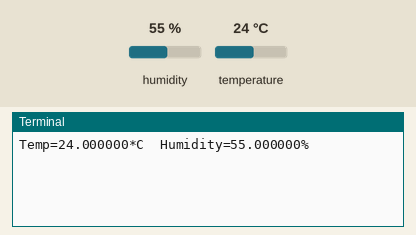
Recording of a program running on a simulated Raspberry Pi (BCM pin numbers). Parts: the last lines printed to the terminal. The inputs (shaded band) are chosen by the test bench; at power-on: humidity 55 %, temperature 24 °C.

Above: at 1.2 s.
1.3 s: humidity set to 22 %
At 2.6 s:
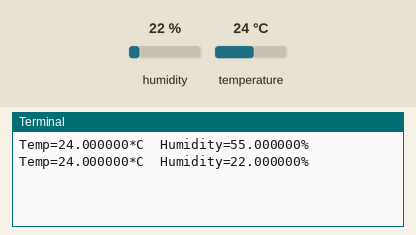
3.4 s: temperature set to 12 °C
At 4.6 s:
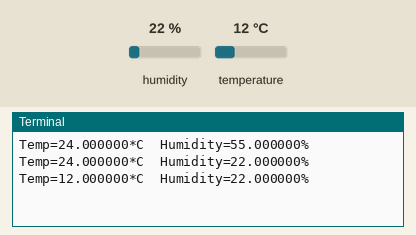
5.5 s: humidity set to 40 %
At 7.6 s:
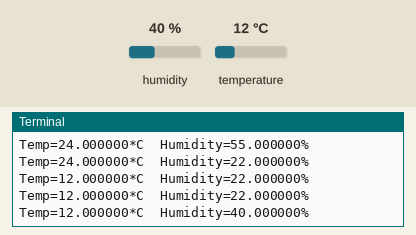
Timing chart, 0 to 9.1 s (numbered marks = the images above; inputs shaded):
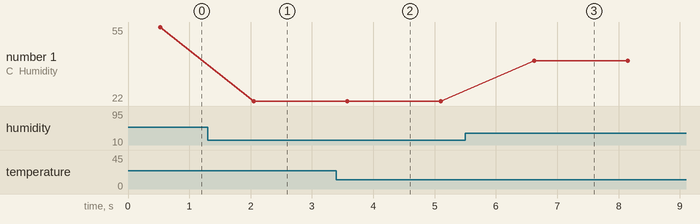

Measured:
- after the input at 1.3 s, the terminal: prints a new line after 0.75 s (image 1)
- after the input at 3.4 s, the terminal: prints a new line after 0.18 s (image 2)
- after the input at 5.5 s, the terminal: prints a new line after 1.1 s (image 3)
- plotted number 1: 55 → 22 after the input at 1.3 s, 22 → 40 after the input at 5.5 s

The program:

DHTFINAL.py
```python
import Adafruit_DHT
import time
while True:
    ### Assume
    humidity, temperature = Adafruit_DHT.read_retry( Adafruit_DHT.DHT11, 4 )
    if humidity is not None and temperature is not None:
        print "Temp={0:f}*C  Humidity={1:f}%".format(temperature, humidity)

    else:
        print "Failed to get reading. Try again!"

    #Sleep some time
    time.sleep( 1 )
```
